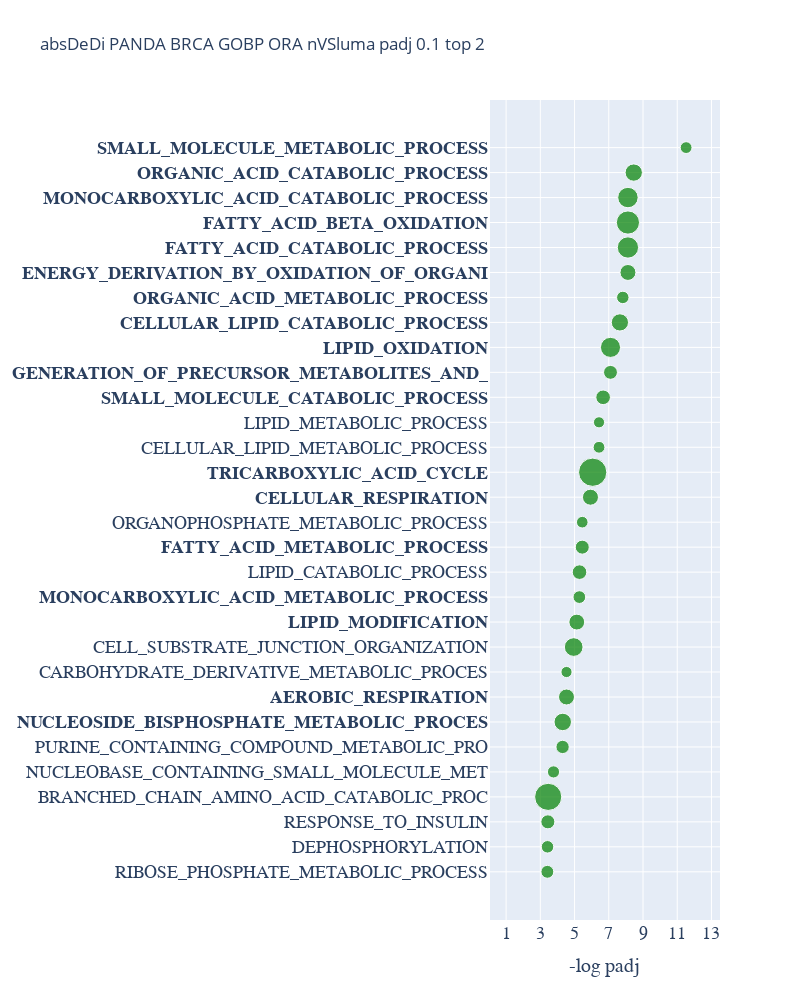
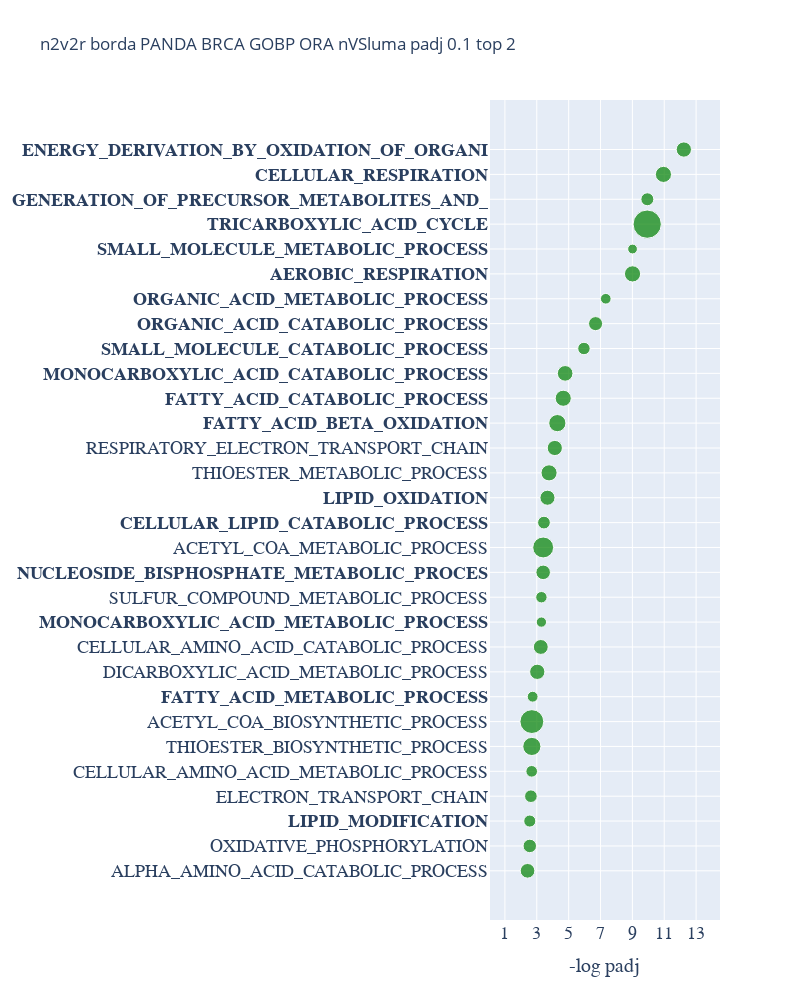

These figures' notebook cell, in order:
### Code cell
#plot the overrepresentation results

from node2vec2rank.post_utils import plot_gseapy_enrich 

padj_cutoff = 0.1
stability_cutoff = 0.5

save_directory = '../results/results_gsea/' + gsea_exp_parent_folder_name
save_directory = None


title = network_inf_method+ " " +  tissue +  " GOBP ORA " + target + " padj " + str(padj_cutoff) + " top " + str(top_k_percent)

to_bold_from_dedi=plot_gseapy_enrich(absDeDi_ORA_GOBP_pd, padj_cutoff=padj_cutoff,characters_trim=40,trim_first_num_characters=5, has_stability=False, stability_cutoff=stability_cutoff, plot=False)['pathway'].values
to_bold_from_n2v2r_borda=plot_gseapy_enrich(n2v2r_borda_ORA_GOBP_pd, padj_cutoff=padj_cutoff,characters_trim=40,trim_first_num_characters=5, has_stability=False, stability_cutoff=stability_cutoff, plot=False)['pathway'].values

plot_gseapy_enrich(absDeDi_ORA_GOBP_pd, padj_cutoff=padj_cutoff,characters_trim=40,trim_first_num_characters=5, has_stability=False, stability_cutoff=stability_cutoff, title="absDeDi " + title,output_dir=save_directory,to_bold=to_bold_from_n2v2r_borda);

plot_gseapy_enrich(n2v2r_borda_ORA_GOBP_pd, padj_cutoff=padj_cutoff,characters_trim=40, trim_first_num_characters=5,has_stability=False, stability_cutoff=stability_cutoff, title="n2v2r borda " + title,output_dir=save_directory,to_bold=to_bold_from_dedi);

### Figure 1 — Plotly figure (JSON) as saved in the notebook; plotly's stock layout.template omitted (floating-point values rounded to 4 significant figures)
{"data": [{"hovertemplate": "-log padj=%{x}<br>pathway=%{y}<br>overlap=%{marker.size}<extra></extra>", "legendgroup": "", "marker": {"color": "green", "size": [0.06442, 0.06069, 0.07658, 0.2857, 0.05745, 0.06886, 0.1182, 0.09877, 0.04822, 0.1354, 0.0973, 0.06275, 0.08271, 0.07599, 0.05263, 0.0995, 0.3103, 0.05425, 0.04836, 0.08282, 0.07494, 0.1569, 0.1152, 0.06003, 0.09854, 0.1753, 0.2083, 0.1622, 0.1163, 0.05411], "sizemode": "area", "sizeref": 0.0007759, "symbol": "circle"}, "mode": "markers", "name": "", "orientation": "h", "showlegend": false, "type": "scatter", "x": [3.41, 3.42, 3.44, 3.46, 3.77, 4.3, 4.31, 4.53, 4.53, 4.95, 5.13, 5.28, 5.29, 5.45, 5.45, 5.93, 6.06, 6.43, 6.43, 6.67, 7.1, 7.1, 7.65, 7.82, 8.12, 8.12, 8.12, 8.12, 8.46, 11.52], "xaxis": "x", "y": ["RIBOSE_PHOSPHATE_METABOLIC_PROCESS", "DEPHOSPHORYLATION", "RESPONSE_TO_INSULIN", "BRANCHED_CHAIN_AMINO_ACID_CATABOLIC_PROC", "NUCLEOBASE_CONTAINING_SMALL_MOLECULE_MET", "PURINE_CONTAINING_COMPOUND_METABOLIC_PRO", "NUCLEOSIDE_BISPHOSPHATE_METABOLIC_PROCES", "AEROBIC_RESPIRATION", "CARBOHYDRATE_DERIVATIVE_METABOLIC_PROCES", "CELL_SUBSTRATE_JUNCTION_ORGANIZATION", "LIPID_MODIFICATION", "MONOCARBOXYLIC_ACID_METABOLIC_PROCESS", "LIPID_CATABOLIC_PROCESS", "FATTY_ACID_METABOLIC_PROCESS", "ORGANOPHOSPHATE_METABOLIC_PROCESS", "CELLULAR_RESPIRATION", "TRICARBOXYLIC_ACID_CYCLE", "CELLULAR_LIPID_METABOLIC_PROCESS", "LIPID_METABOLIC_PROCESS", "SMALL_MOLECULE_CATABOLIC_PROCESS", "GENERATION_OF_PRECURSOR_METABOLITES_AND_", "LIPID_OXIDATION", "CELLULAR_LIPID_CATABOLIC_PROCESS", "ORGANIC_ACID_METABOLIC_PROCESS", "ENERGY_DERIVATION_BY_OXIDATION_OF_ORGANI", "FATTY_ACID_CATABOLIC_PROCESS", "FATTY_ACID_BETA_OXIDATION", "MONOCARBOXYLIC_ACID_CATABOLIC_PROCESS", "ORGANIC_ACID_CATABOLIC_PROCESS", "SMALL_MOLECULE_METABOLIC_PROCESS"], "yaxis": "y"}], "layout": {"autosize": true, "height": 1000, "legend": {"itemsizing": "constant", "tracegroupgap": 0}, "title": {"text": "absDeDi PANDA BRCA GOBP ORA nVSluma padj 0.1 top 2"}, "width": 800, "xaxis": {"anchor": "y", "domain": [0, 1], "range": [0, 13.5], "tickfont": {"family": "Arial", "size": 18}, "tickvals": [1, 3, 5, 7, 9, 11, 13], "title": {"font": {"family": "Arial", "size": 20}, "text": "-log padj"}}, "yaxis": {"anchor": "x", "domain": [0, 1], "tickfont": {"family": "Arial", "size": 18}, "ticktext": ["RIBOSE_PHOSPHATE_METABOLIC_PROCESS", "DEPHOSPHORYLATION", "RESPONSE_TO_INSULIN", "BRANCHED_CHAIN_AMINO_ACID_CATABOLIC_PROC", "NUCLEOBASE_CONTAINING_SMALL_MOLECULE_MET", "PURINE_CONTAINING_COMPOUND_METABOLIC_PRO", "<b>NUCLEOSIDE_BISPHOSPHATE_METABOLIC_PROCES</b>", "<b>AEROBIC_RESPIRATION</b>", "CARBOHYDRATE_DERIVATIVE_METABOLIC_PROCES", "CELL_SUBSTRATE_JUNCTION_ORGANIZATION", "<b>LIPID_MODIFICATION</b>", "<b>MONOCARBOXYLIC_ACID_METABOLIC_PROCESS</b>", "LIPID_CATABOLIC_PROCESS", "<b>FATTY_ACID_METABOLIC_PROCESS</b>", "ORGANOPHOSPHATE_METABOLIC_PROCESS", "<b>CELLULAR_RESPIRATION</b>", "<b>TRICARBOXYLIC_ACID_CYCLE</b>", "CELLULAR_LIPID_METABOLIC_PROCESS", "LIPID_METABOLIC_PROCESS", "<b>SMALL_MOLECULE_CATABOLIC_PROCESS</b>", "<b>GENERATION_OF_PRECURSOR_METABOLITES_AND_</b>", "<b>LIPID_OXIDATION</b>", "<b>CELLULAR_LIPID_CATABOLIC_PROCESS</b>", "<b>ORGANIC_ACID_METABOLIC_PROCESS</b>", "<b>ENERGY_DERIVATION_BY_OXIDATION_OF_ORGANI</b>", "<b>FATTY_ACID_CATABOLIC_PROCESS</b>", "<b>FATTY_ACID_BETA_OXIDATION</b>", "<b>MONOCARBOXYLIC_ACID_CATABOLIC_PROCESS</b>", "<b>ORGANIC_ACID_CATABOLIC_PROCESS</b>", "<b>SMALL_MOLECULE_METABOLIC_PROCESS</b>"], "tickvals": ["RIBOSE_PHOSPHATE_METABOLIC_PROCESS", "DEPHOSPHORYLATION", "RESPONSE_TO_INSULIN", "BRANCHED_CHAIN_AMINO_ACID_CATABOLIC_PROC", "NUCLEOBASE_CONTAINING_SMALL_MOLECULE_MET", "PURINE_CONTAINING_COMPOUND_METABOLIC_PRO", "NUCLEOSIDE_BISPHOSPHATE_METABOLIC_PROCES", "AEROBIC_RESPIRATION", "CARBOHYDRATE_DERIVATIVE_METABOLIC_PROCES", "CELL_SUBSTRATE_JUNCTION_ORGANIZATION", "LIPID_MODIFICATION", "MONOCARBOXYLIC_ACID_METABOLIC_PROCESS", "LIPID_CATABOLIC_PROCESS", "FATTY_ACID_METABOLIC_PROCESS", "ORGANOPHOSPHATE_METABOLIC_PROCESS", "CELLULAR_RESPIRATION", "TRICARBOXYLIC_ACID_CYCLE", "CELLULAR_LIPID_METABOLIC_PROCESS", "LIPID_METABOLIC_PROCESS", "SMALL_MOLECULE_CATABOLIC_PROCESS", "GENERATION_OF_PRECURSOR_METABOLITES_AND_", "LIPID_OXIDATION", "CELLULAR_LIPID_CATABOLIC_PROCESS", "ORGANIC_ACID_METABOLIC_PROCESS", "ENERGY_DERIVATION_BY_OXIDATION_OF_ORGANI", "FATTY_ACID_CATABOLIC_PROCESS", "FATTY_ACID_BETA_OXIDATION", "MONOCARBOXYLIC_ACID_CATABOLIC_PROCESS", "ORGANIC_ACID_CATABOLIC_PROCESS", "SMALL_MOLECULE_METABOLIC_PROCESS"], "title": {"font": {"family": "Arial", "size": 20}}}}}

### Figure 2 — Plotly figure (JSON) as saved in the notebook; plotly's stock layout.template omitted (floating-point values rounded to 4 significant figures)
{"data": [{"hovertemplate": "-log padj=%{x}<br>pathway=%{y}<br>overlap=%{marker.size}<extra></extra>", "legendgroup": "", "marker": {"color": "green", "size": [0.1111, 0.09402, 0.07568, 0.08228, 0.07018, 0.1707, 0.2941, 0.06079, 0.1205, 0.1146, 0.05466, 0.06711, 0.1091, 0.2258, 0.08377, 0.1176, 0.1341, 0.1193, 0.1528, 0.134, 0.1261, 0.07975, 0.1023, 0.05875, 0.1358, 0.04932, 0.4138, 0.08665, 0.1343, 0.1204], "sizemode": "area", "sizeref": 0.001034, "symbol": "circle"}, "mode": "markers", "name": "", "orientation": "h", "showlegend": false, "type": "scatter", "x": [2.42, 2.56, 2.56, 2.63, 2.68, 2.69, 2.69, 2.74, 3.03, 3.25, 3.29, 3.29, 3.4, 3.4, 3.45, 3.67, 3.77, 4.13, 4.29, 4.66, 4.78, 5.96, 6.69, 7.33, 9.01, 9.01, 9.93, 9.94, 10.95, 12.23], "xaxis": "x", "y": ["ALPHA_AMINO_ACID_CATABOLIC_PROCESS", "OXIDATIVE_PHOSPHORYLATION", "LIPID_MODIFICATION", "ELECTRON_TRANSPORT_CHAIN", "CELLULAR_AMINO_ACID_METABOLIC_PROCESS", "THIOESTER_BIOSYNTHETIC_PROCESS", "ACETYL_COA_BIOSYNTHETIC_PROCESS", "FATTY_ACID_METABOLIC_PROCESS", "DICARBOXYLIC_ACID_METABOLIC_PROCESS", "CELLULAR_AMINO_ACID_CATABOLIC_PROCESS", "MONOCARBOXYLIC_ACID_METABOLIC_PROCESS", "SULFUR_COMPOUND_METABOLIC_PROCESS", "NUCLEOSIDE_BISPHOSPHATE_METABOLIC_PROCES", "ACETYL_COA_METABOLIC_PROCESS", "CELLULAR_LIPID_CATABOLIC_PROCESS", "LIPID_OXIDATION", "THIOESTER_METABOLIC_PROCESS", "RESPIRATORY_ELECTRON_TRANSPORT_CHAIN", "FATTY_ACID_BETA_OXIDATION", "FATTY_ACID_CATABOLIC_PROCESS", "MONOCARBOXYLIC_ACID_CATABOLIC_PROCESS", "SMALL_MOLECULE_CATABOLIC_PROCESS", "ORGANIC_ACID_CATABOLIC_PROCESS", "ORGANIC_ACID_METABOLIC_PROCESS", "AEROBIC_RESPIRATION", "SMALL_MOLECULE_METABOLIC_PROCESS", "TRICARBOXYLIC_ACID_CYCLE", "GENERATION_OF_PRECURSOR_METABOLITES_AND_", "CELLULAR_RESPIRATION", "ENERGY_DERIVATION_BY_OXIDATION_OF_ORGANI"], "yaxis": "y"}], "layout": {"autosize": true, "height": 1000, "legend": {"itemsizing": "constant", "tracegroupgap": 0}, "title": {"text": "n2v2r borda PANDA BRCA GOBP ORA nVSluma padj 0.1 top 2"}, "width": 800, "xaxis": {"anchor": "y", "domain": [0, 1], "range": [0, 14.5], "tickfont": {"family": "Arial", "size": 18}, "tickvals": [1, 3, 5, 7, 9, 11, 13], "title": {"font": {"family": "Arial", "size": 20}, "text": "-log padj"}}, "yaxis": {"anchor": "x", "domain": [0, 1], "tickfont": {"family": "Arial", "size": 18}, "ticktext": ["ALPHA_AMINO_ACID_CATABOLIC_PROCESS", "OXIDATIVE_PHOSPHORYLATION", "<b>LIPID_MODIFICATION</b>", "ELECTRON_TRANSPORT_CHAIN", "CELLULAR_AMINO_ACID_METABOLIC_PROCESS", "THIOESTER_BIOSYNTHETIC_PROCESS", "ACETYL_COA_BIOSYNTHETIC_PROCESS", "<b>FATTY_ACID_METABOLIC_PROCESS</b>", "DICARBOXYLIC_ACID_METABOLIC_PROCESS", "CELLULAR_AMINO_ACID_CATABOLIC_PROCESS", "<b>MONOCARBOXYLIC_ACID_METABOLIC_PROCESS</b>", "SULFUR_COMPOUND_METABOLIC_PROCESS", "<b>NUCLEOSIDE_BISPHOSPHATE_METABOLIC_PROCES</b>", "ACETYL_COA_METABOLIC_PROCESS", "<b>CELLULAR_LIPID_CATABOLIC_PROCESS</b>", "<b>LIPID_OXIDATION</b>", "THIOESTER_METABOLIC_PROCESS", "RESPIRATORY_ELECTRON_TRANSPORT_CHAIN", "<b>FATTY_ACID_BETA_OXIDATION</b>", "<b>FATTY_ACID_CATABOLIC_PROCESS</b>", "<b>MONOCARBOXYLIC_ACID_CATABOLIC_PROCESS</b>", "<b>SMALL_MOLECULE_CATABOLIC_PROCESS</b>", "<b>ORGANIC_ACID_CATABOLIC_PROCESS</b>", "<b>ORGANIC_ACID_METABOLIC_PROCESS</b>", "<b>AEROBIC_RESPIRATION</b>", "<b>SMALL_MOLECULE_METABOLIC_PROCESS</b>", "<b>TRICARBOXYLIC_ACID_CYCLE</b>", "<b>GENERATION_OF_PRECURSOR_METABOLITES_AND_</b>", "<b>CELLULAR_RESPIRATION</b>", "<b>ENERGY_DERIVATION_BY_OXIDATION_OF_ORGANI</b>"], "tickvals": ["ALPHA_AMINO_ACID_CATABOLIC_PROCESS", "OXIDATIVE_PHOSPHORYLATION", "LIPID_MODIFICATION", "ELECTRON_TRANSPORT_CHAIN", "CELLULAR_AMINO_ACID_METABOLIC_PROCESS", "THIOESTER_BIOSYNTHETIC_PROCESS", "ACETYL_COA_BIOSYNTHETIC_PROCESS", "FATTY_ACID_METABOLIC_PROCESS", "DICARBOXYLIC_ACID_METABOLIC_PROCESS", "CELLULAR_AMINO_ACID_CATABOLIC_PROCESS", "MONOCARBOXYLIC_ACID_METABOLIC_PROCESS", "SULFUR_COMPOUND_METABOLIC_PROCESS", "NUCLEOSIDE_BISPHOSPHATE_METABOLIC_PROCES", "ACETYL_COA_METABOLIC_PROCESS", "CELLULAR_LIPID_CATABOLIC_PROCESS", "LIPID_OXIDATION", "THIOESTER_METABOLIC_PROCESS", "RESPIRATORY_ELECTRON_TRANSPORT_CHAIN", "FATTY_ACID_BETA_OXIDATION", "FATTY_ACID_CATABOLIC_PROCESS", "MONOCARBOXYLIC_ACID_CATABOLIC_PROCESS", "SMALL_MOLECULE_CATABOLIC_PROCESS", "ORGANIC_ACID_CATABOLIC_PROCESS", "ORGANIC_ACID_METABOLIC_PROCESS", "AEROBIC_RESPIRATION", "SMALL_MOLECULE_METABOLIC_PROCESS", "TRICARBOXYLIC_ACID_CYCLE", "GENERATION_OF_PRECURSOR_METABOLITES_AND_", "CELLULAR_RESPIRATION", "ENERGY_DERIVATION_BY_OXIDATION_OF_ORGANI"], "title": {"font": {"family": "Arial", "size": 20}}}}}
